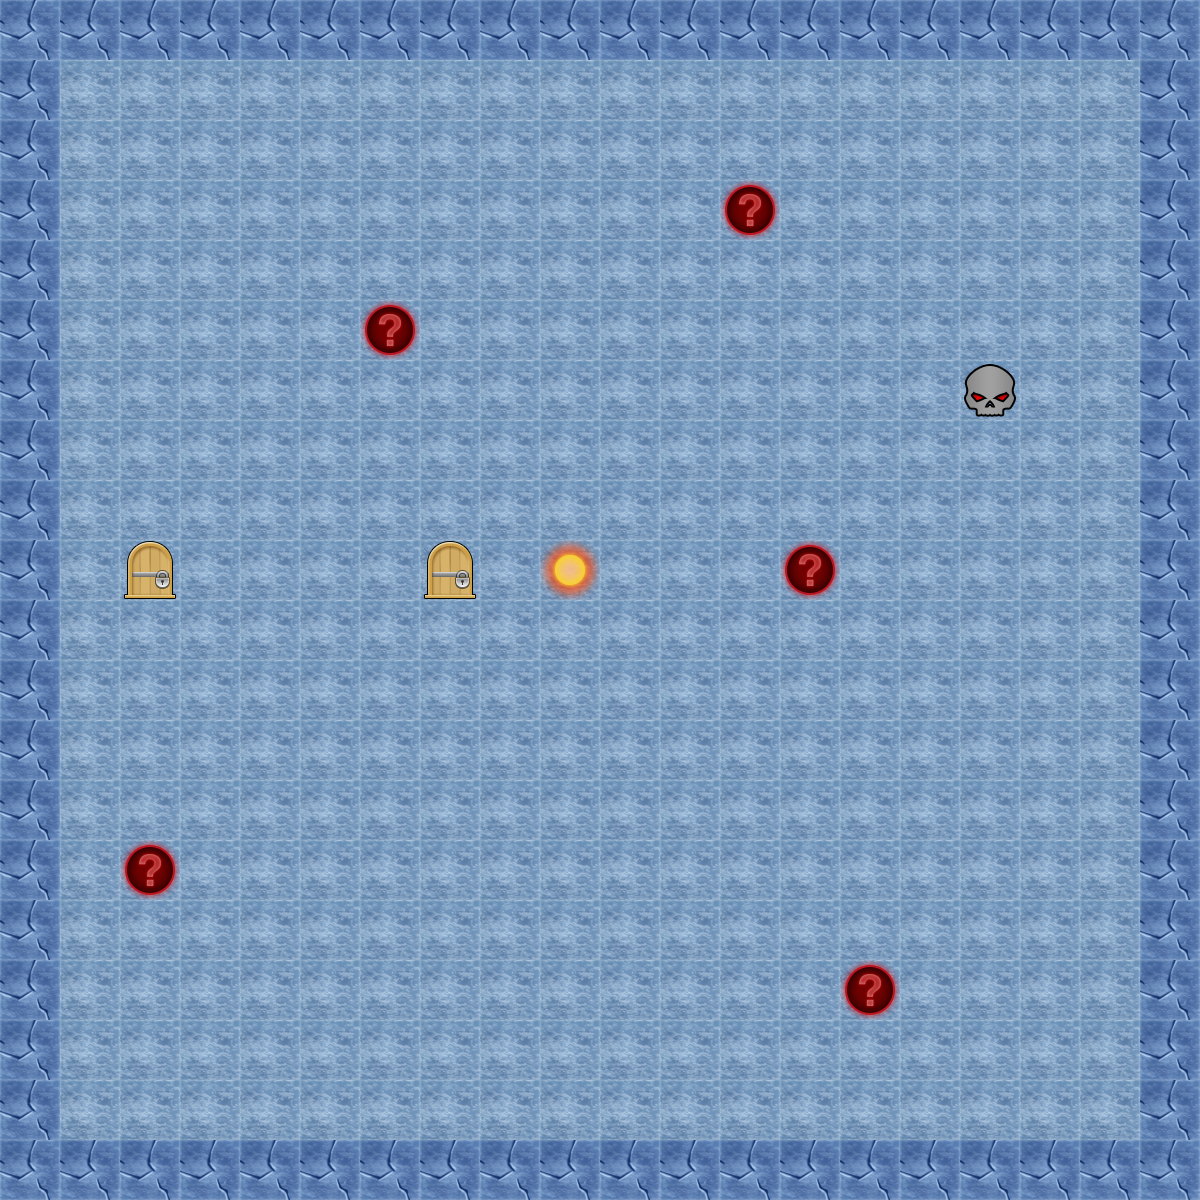

This is a level from a 2D game, rendered from its Tiled map with the project's own tilesets. A one-line summary and the map file follow, with tile-layer data summarised:
An orthogonal 20x20 tile map with 60x60 px tiles, 2 tile layers (surfaceLayer, buildingLayer) and 9 objects (5x unknown, 2x room, boss, transfer).

<map version="1.0" orientation="orthogonal" renderorder="right-down" width="20" height="20" tilewidth="60" tileheight="60">
 <tileset firstgid="1" name="map_sprite" tilewidth="60" tileheight="60">
  <image source="map_sprite.png" width="420" height="300" />
 </tileset>
 <layer name="surfaceLayer" width="20" height="20">
  <data>[400 cells, 400 non-empty, 1 distinct tile ids]</data>
 </layer>
 <layer name="buildingLayer" width="20" height="20">
  <data>[400 cells, 85 non-empty, 5 distinct tile ids]</data>
 </layer>
 <objectgroup name="objectLayer">
  <object type="unknown" x="720" y="180" width="60" height="60" />
  <object type="unknown" x="360" y="300" width="60" height="60" />
  <object type="unknown" x="780" y="540" width="60" height="60" />
  <object name="1001" type="boss" x="960" y="360" width="60" height="60" />
  <object type="unknown" x="840" y="960" width="60" height="60" />
  <object type="unknown" x="120" y="840" width="60" height="60" />
  <object name="transfer" type="transfer" x="540" y="540" width="60" height="60" />
  <object name="3001" type="room" x="120" y="540" width="60" height="60" />
  <object name="3001" type="room" x="420" y="540" width="60" height="60" />
 </objectgroup>
</map>